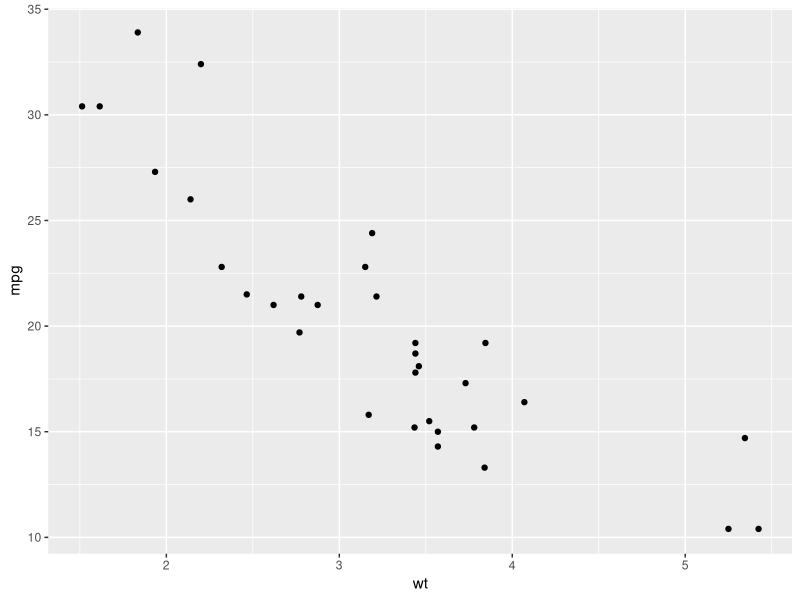
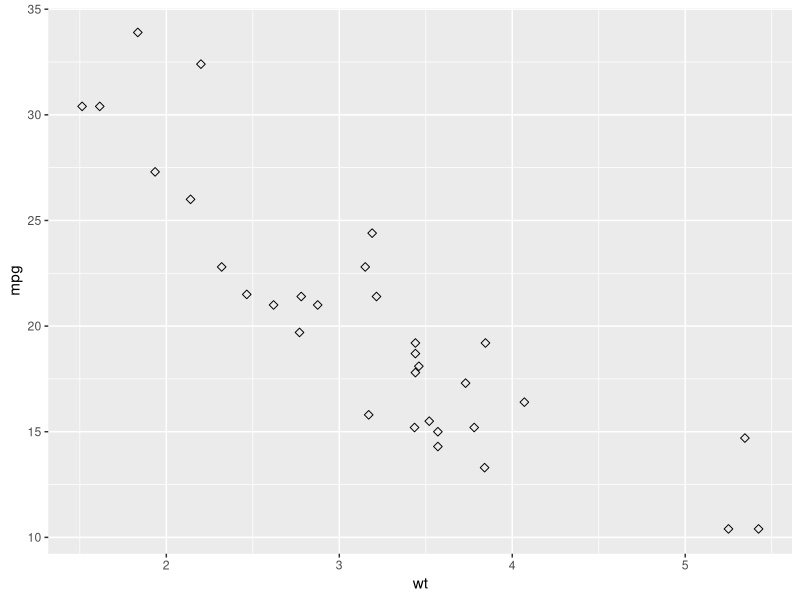

Recreate these plots in R, in order.
library(ggplot2)

# Load the data
data("mtcars")

# mtcars : Motor Trend Car Road Tests.
# 
# Description: The data comprises fuel consumption and 10 aspects of automobile design and performance for 32 automobiles (1973 - 74 models).
# 
# Format: A data frame with 32 observations on 3 variables.
# 
# [, 1] mpg Miles/(US) gallon
# [, 2] cyl Number of cylinders
# [, 3] wt Weight (lb/1000)


# Basic scatter plot
ggplot(data = mtcars, aes(x = wt, y = mpg)) + 
  geom_point()


# Change the point size, and shape
ggplot(mtcars, aes(x = wt, y = mpg)) +
  geom_point(size = 2, shape = 23)
